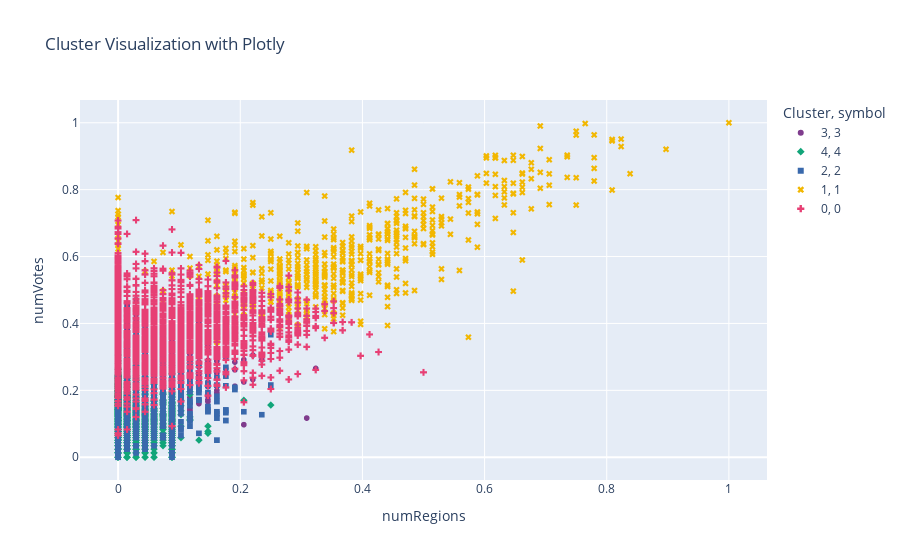

The code cell stored with this chart in its notebook:
### Code cell
import plotly.express as px

# Crea il grafico a dispersione interattivo
fig = px.scatter(
    df, 
    x="numRegions", 
    y="numVotes", 
    color=bkmeans.labels_.astype(str),  # Converti i label a stringa per usarli come categorie
    symbol=bkmeans.labels_.astype(str), # Usa simboli diversi per ogni cluster
    color_discrete_sequence=px.colors.qualitative.Bold,  # Palette colori "bright"
    title="Cluster Visualization with Plotly",
    labels={'startYear': 'startYear', 'popularityIndex': 'Popularity Index', 'color': 'Cluster'},
)

# Mostra il grafico
fig.show()

### Figure 1 — Plotly figure (JSON) as saved in the notebook; plotly's stock layout.template omitted (floating-point values rounded to 4 significant figures; data arrays with more than 128 entries replaced by an {"elided": "..."} marker saying what was removed)
{"data": [{"hovertemplate": "Cluster=3<br>symbol=3<br>numRegions=%{x}<br>numVotes=%{y}<extra></extra>", "legendgroup": "3, 3", "marker": {"color": "rgb(127, 60, 141)", "symbol": "circle"}, "mode": "markers", "name": "3, 3", "showlegend": true, "type": "scattergl", "x": {"elided": "3221 float values"}, "xaxis": "x", "y": {"elided": "3221 float values"}, "yaxis": "y"}, {"hovertemplate": "Cluster=4<br>symbol=4<br>numRegions=%{x}<br>numVotes=%{y}<extra></extra>", "legendgroup": "4, 4", "marker": {"color": "rgb(17, 165, 121)", "symbol": "diamond"}, "mode": "markers", "name": "4, 4", "showlegend": true, "type": "scattergl", "x": {"elided": "7629 float values"}, "xaxis": "x", "y": {"elided": "7629 float values"}, "yaxis": "y"}, {"hovertemplate": "Cluster=2<br>symbol=2<br>numRegions=%{x}<br>numVotes=%{y}<extra></extra>", "legendgroup": "2, 2", "marker": {"color": "rgb(57, 105, 172)", "symbol": "square"}, "mode": "markers", "name": "2, 2", "showlegend": true, "type": "scattergl", "x": {"elided": "1918 float values"}, "xaxis": "x", "y": {"elided": "1918 float values"}, "yaxis": "y"}, {"hovertemplate": "Cluster=1<br>symbol=1<br>numRegions=%{x}<br>numVotes=%{y}<extra></extra>", "legendgroup": "1, 1", "marker": {"color": "rgb(242, 183, 1)", "symbol": "x"}, "mode": "markers", "name": "1, 1", "showlegend": true, "type": "scattergl", "x": {"elided": "588 float values"}, "xaxis": "x", "y": {"elided": "588 float values"}, "yaxis": "y"}, {"hovertemplate": "Cluster=0<br>symbol=0<br>numRegions=%{x}<br>numVotes=%{y}<extra></extra>", "legendgroup": "0, 0", "marker": {"color": "rgb(231, 63, 116)", "symbol": "cross"}, "mode": "markers", "name": "0, 0", "showlegend": true, "type": "scattergl", "x": {"elided": "2569 float values"}, "xaxis": "x", "y": {"elided": "2569 float values"}, "yaxis": "y"}], "layout": {"legend": {"title": {"text": "Cluster, symbol"}, "tracegroupgap": 0}, "title": {"text": "Cluster Visualization with Plotly"}, "xaxis": {"anchor": "y", "domain": [0, 1], "title": {"text": "numRegions"}}, "yaxis": {"anchor": "x", "domain": [0, 1], "title": {"text": "numVotes"}}}}
